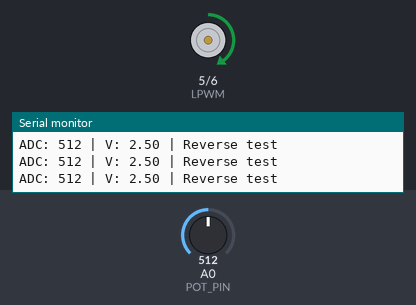
A sketch run on a simulated Arduino Uno, built with avr-gcc and run on an emulated ATmega328P. Shown: motor-driver pin pairs drawn as motors (green arrow = first pin HIGH = forward, orange = second pin HIGH = backward, longer = more drive), the last lines printed to the serial monitor. The test bench sets the inputs (shaded band); at power-on: A0 (POT_PIN) = 512.

Above: at 1.2 s.
1.3 s: A0 (POT_PIN) set to 716
At 1.7 s:
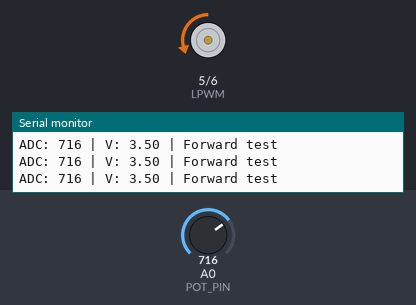
2.8 s: A0 (POT_PIN) set to 900
At 3.2 s:
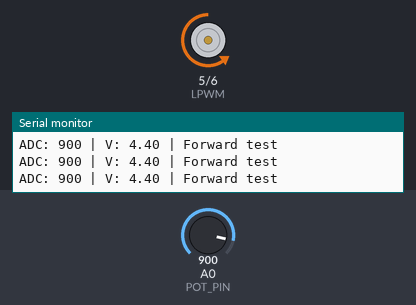
4.3 s: A0 (POT_PIN) set to 1023
At 5.4 s:
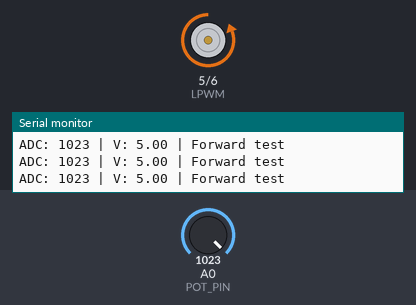
5.8 s: A0 (POT_PIN) set to 718
At 6.9 s:
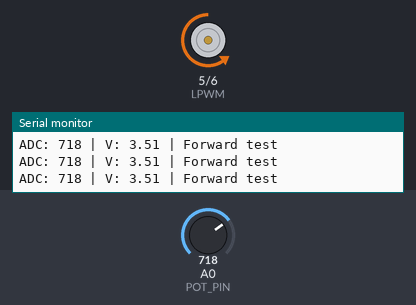
7.3 s: A0 (POT_PIN) set to 693
At 7.9 s:
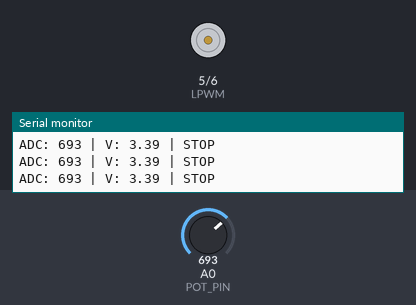
8.8 s: A0 (POT_PIN) set to 679
10.3 s: A0 (POT_PIN) set to 661
At 11.3 s:
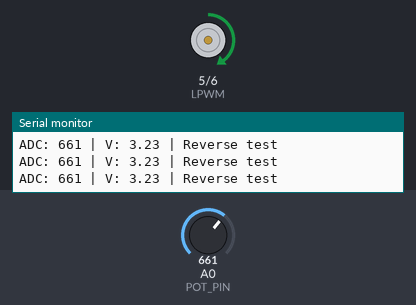
Timing chart, 0 to 12.8 s (numbered marks = the images above; inputs shaded):
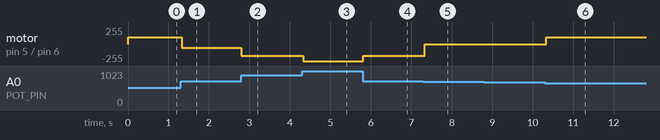

The sketch:

paddle_hardware_test.ino
```cpp
// Standalone Arduino hardware check, reconstructed from thesis Appendix A.
// NOT the closed-loop haptic teleoperation controller.
// Verify motor polarity and remove load before testing.
const int POT_PIN = A0;
const int RPWM = 6;
const int LPWM = 5;
const int CENTRO_ADC = 688;
const int TOLLERANZA = 15;
const int PWM_MINIMO = 50;

void setup() {
  Serial.begin(9600);
  pinMode(RPWM, OUTPUT);
  pinMode(LPWM, OUTPUT);
  analogWrite(RPWM, 0);
  analogWrite(LPWM, 0);
}

void loop() {
  int adcValue = analogRead(POT_PIN);
  float voltage = adcValue * (5.0f / 1023.0f);
  const char *state = "STOP";

  if (adcValue > CENTRO_ADC + TOLLERANZA) {
    int speed = map(adcValue, CENTRO_ADC + TOLLERANZA, 1023, PWM_MINIMO, 255);
    analogWrite(LPWM, 0);
    analogWrite(RPWM, constrain(speed, 0, 255));
    state = "Forward test";
  } else if (adcValue < CENTRO_ADC - TOLLERANZA) {
    int speed = map(adcValue, CENTRO_ADC - TOLLERANZA, 0, PWM_MINIMO, 255);
    analogWrite(RPWM, 0);
    analogWrite(LPWM, constrain(speed, 0, 255));
    state = "Reverse test";
  } else {
    analogWrite(RPWM, 0);
    analogWrite(LPWM, 0);
  }
  Serial.print("ADC: "); Serial.print(adcValue);
  Serial.print(" | V: "); Serial.print(voltage, 2);
  Serial.print(" | "); Serial.println(state);
  delay(50);
}
```

Measured:
- the behaviour switches between 704 and 703 on A0 (POT_PIN) (found by bisection; images 4 and 5)
- the behaviour switches between 673 and 672 on A0 (POT_PIN) (found by bisection; images 5 and 6)
- after the input at 1.3 s, motor on pin 5 (LPWM) / pin 6 (RPWM): forward 99/255 → backward 58/255 at once
- after the input at 2.8 s, motor on pin 5 (LPWM) / pin 6 (RPWM): backward 58/255 → backward 176/255 at once
- after the input at 4.3 s, motor on pin 5 (LPWM) / pin 6 (RPWM): backward 176/255 → backward 255/255 at once
- after the input at 5.8 s, motor on pin 5 (LPWM) / pin 6 (RPWM): backward 255/255 → backward 176/255 at once
- after the input at 7.3 s, motor on pin 5 (LPWM) / pin 6 (RPWM): backward 176/255 → stopped at once
- after the input at 10.3 s, motor on pin 5 (LPWM) / pin 6 (RPWM): stopped → forward 99/255 at once
